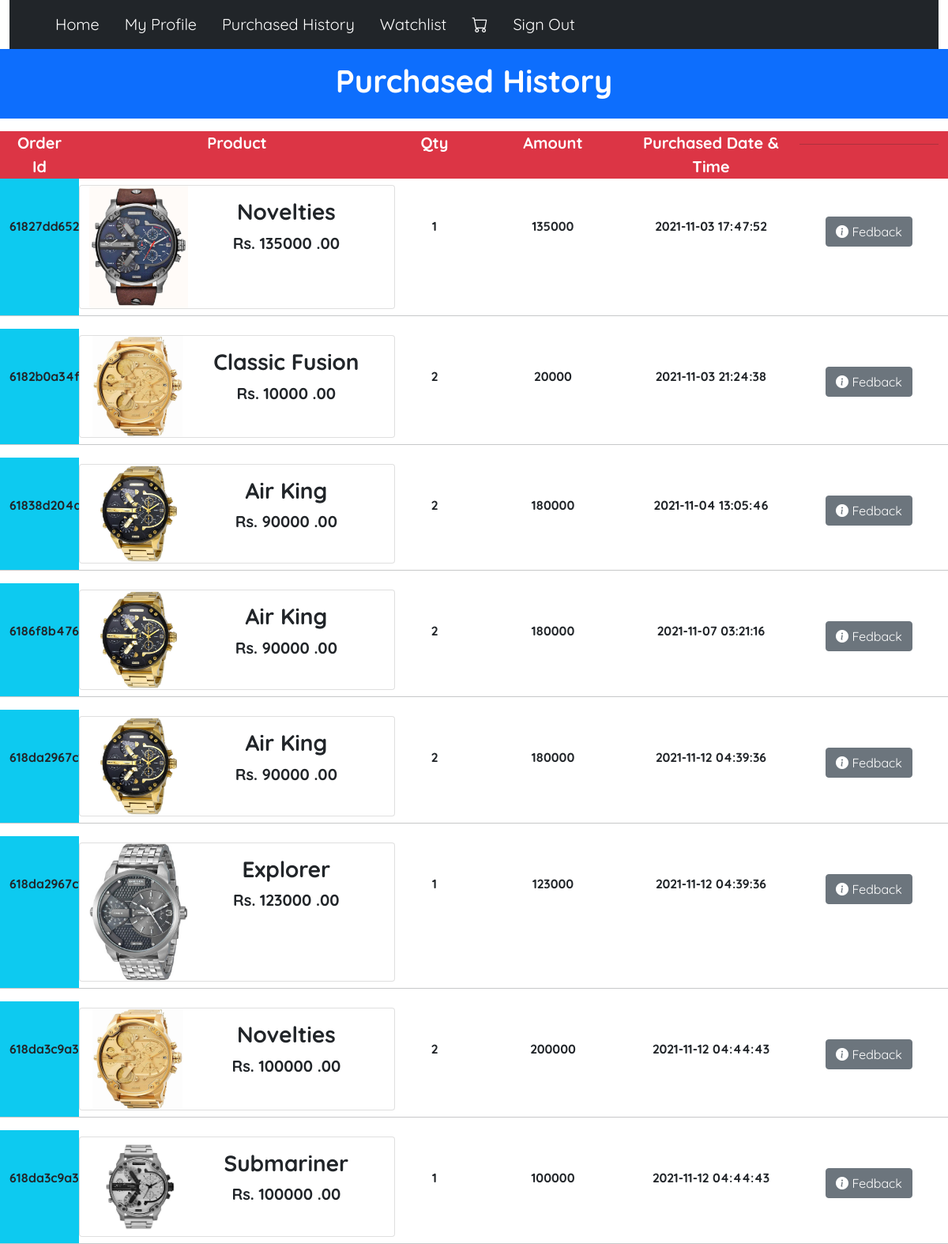
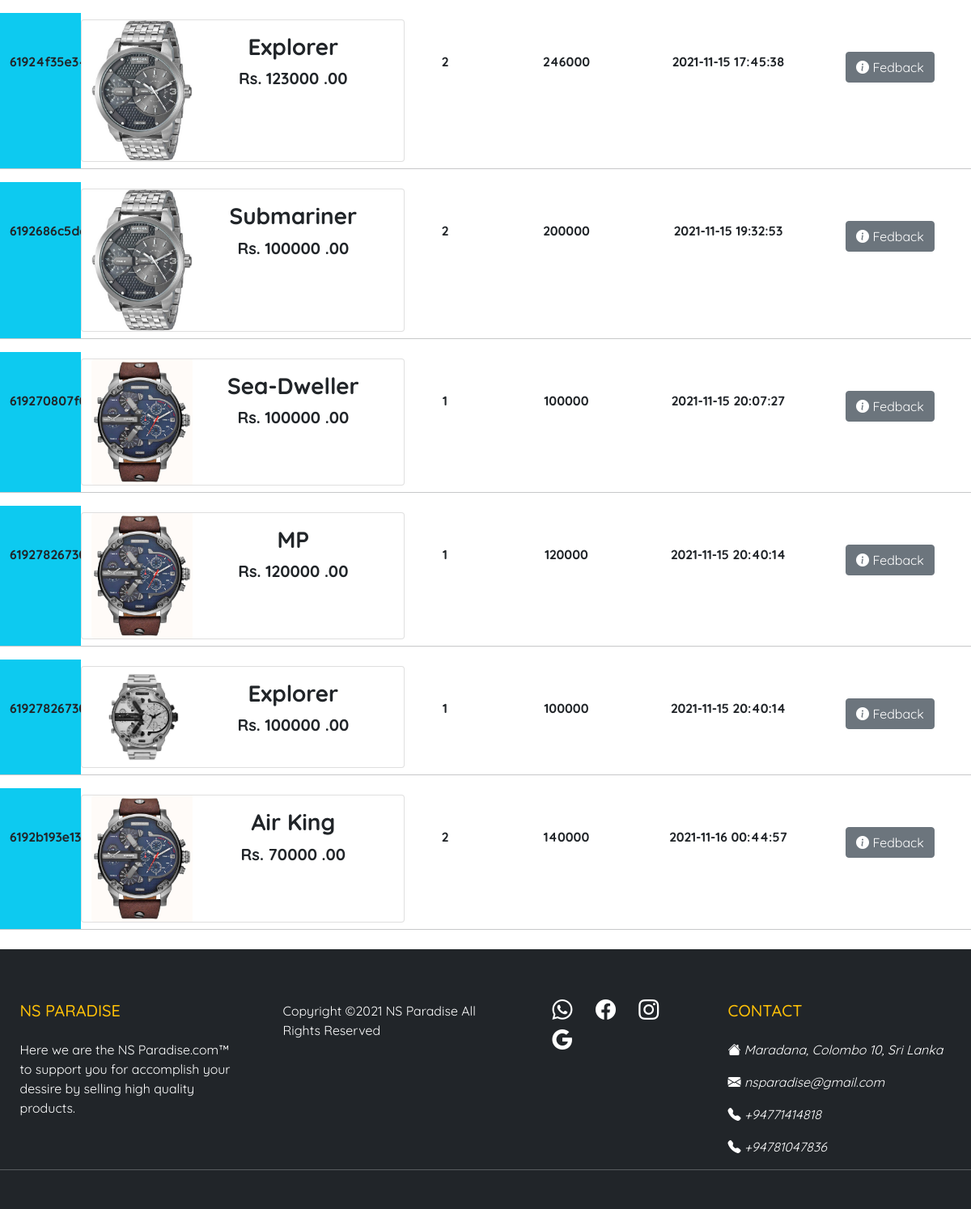
The page /PurchasedHistory.php (signed in) on the database its author committed (2 pictures, top to bottom).
### tables this page shows
CREATE TABLE `product` (
  `id` int(11) NOT NULL,
  `brand_id` int(11) NOT NULL,
  `title` varchar(45) DEFAULT NULL,
  `price` double DEFAULT NULL,
  `qty` int(11) DEFAULT NULL,
  `crown_id` int(11) NOT NULL,
  `shape_id` int(11) NOT NULL,
  `case_color` int(11) NOT NULL,
  `dial_color` int(11) NOT NULL,
  `bracelet_id` int(11) NOT NULL,
  `bracelet_color` int(11) NOT NULL,
  `gender_id` int(11) NOT NULL,
  `date_display_id` int(11) NOT NULL,
  `description` text DEFAULT NULL,
  `img` varchar(200) DEFAULT NULL,
  `admin_email` varchar(100) NOT NULL,
  `datetime_added` datetime DEFAULT NULL,
  `status_id` int(11) NOT NULL
);

CREATE TABLE `invoice` (
  `id` int(11) NOT NULL,
  `order_id` varchar(20) DEFAULT NULL,
  `datetime` datetime DEFAULT NULL,
  `qty` int(11) DEFAULT NULL,
  `total` double DEFAULT NULL,
  `customer_email` varchar(100) NOT NULL,
  `product_id` int(11) NOT NULL
);

### connection.php (called while the page is built, shortened)
<?php
class Database{
    public static $connection;
    public static function setUpconnection(){
        if(!isset(Database::$connection)){
            Database::$connection = new mysqli("localhost","id18074452_root","W[Gb*C16}*OuCcQl","id18074452_nsparadise","3306");
        }
    }
    public static function search($q){
        $resultset = Database::$connection->query($q);
        return $resultset;
    }
}
?>

### PurchasedHistory.php (the view, shortened to what this page needs)
<?php
require "connection.php";
if (isset($_SESSION["user"])) {
    $email = $_SESSION["user"]["email"];
    $invoicers = Database::search("SELECT * FROM `invoice` WHERE `customer_email` = '" . $email . "'");
    $invoicenum = $invoicers->num_rows;
?>
    <!DOCTYPE html>
    <html>
    <head>
        <?php require "link.php"; ?>
    </head>
    <body>
        <div class="container-fluid">
            <div class="row">
                <?php require "header.php"; ?>
                <div class="col-12">
                    <div class="row bg-primary">
                        <div class="col-12 py-3">
                            <h1 class="fs-1 fw-bolder text-center text-white">Purchased History</h1>
                        </div>
                    </div>
                </div>
                <?php
                if ($invoicenum == 0) {
                ?>
                    <div class="col-12">
                        <div class="row">
                            <div class="col-12" style="margin-top: 250px; margin-bottom: 250px;">
                                <h1 class="text-center text-secondary fs-1 fw-bolder">You Have Not Purchased any Items Yet...</h1>
                            </div>
                        </div>
                    </div>
                <?php
                } else {
                ?>
                    <div class="col-12">
                        <div class="row mt-3">
                            <div class="col-12 d-none d-lg-block">
                                <div class="row bg-danger">
                                    <div class="col-1 text-center">
                                        <span class="fw-bold fs-5 text-white">Order Id</span>
                                    </div>
                                    <div class="col-4 text-center">
                                        <span class="fw-bold fs-5 text-white">Product</span>
                                    </div>
                                    <div class="col-1 text-center">
                                        <span class="fw-bold fs-5 text-white">Qty</span>
                                    </div>
                                    <div class="col-2 text-center">
                                        <span class="fw-bold fs-5 text-white">Amount</span>
                                    </div>
                                    <div class="col-2 text-center">
                                        <span class="fw-bold fs-5 text-white">Purchased Date & Time</span>
                                    </div>
                                    <div class="col-2">
                                        <hr />
                                    </div>
                                </div>
                            </div>
                            <?php
                            for ($i = 0; $i < $invoicenum; $i++) {
                                $invoice = $invoicers->fetch_assoc();
                            ?>
                                <div class="col-12">
                                    <div class="row">
                                        <div class="col-12 col-lg-1 text-center bg-info pt-5">
                                            <span class="fw-bold mt-5"><?php echo $invoice["order_id"]; ?></span>
                                        </div>
                                        <?php
                                        $productrs = Database::search("SELECT * FROM `product` WHERE `id` = '" . $invoice["product_id"] . "'");
                                        $product = $productrs->fetch_assoc();
                                        ?>
                                        <div class="card col-12 col-lg-4 my-2 text-center">
                                            <div class="row g-0">
                                                <div class="col-md-4">
                                                    <img src="<?php echo $product["img"]; ?>" class="img-fluid rounded-start" />
                                                </div>
                                                <div class="col-md-8">
                                                    <div class="card-body">
                                                        <h5 class="card-title fw-bold fs-3"><?php echo $product["title"]; ?></h5>
                                                        <span class="text-center fs-5 fw-bold">Rs. <?php echo $product["price"]; ?> .00</span>
                                                    </div>
                                                </div>
                                            </div>
                                        </div>
                                        <div class="col-12 col-lg-1 text-center mt-5">
                                            <span class="fw-bold"><?php echo $invoice["qty"]; ?></span>
                                        </div>
                                        <div class="col-12 col-lg-2 text-center mt-5">
                                            <span class="fw-bold"><?php echo $invoice["total"]; ?></span>
                                        </div>
                                        <div class="col-12 col-lg-2 text-center mt-5">
                                            <span class="fw-bold"><?php echo $invoice["datetime"]; ?></span>
                                        </div>
                                        <div class="col-12 col-lg-2 text-center my-5">
                                            <button class="btn btn-secondary" onclick="OpenFeedbackModal(<?php echo $product['id']; ?>)" ;><i class="bi bi-info-circle-fill"></i> Fedback</button>
                                        </div>
                                        <hr />
                                    </div>
                                </div>
                            <?php
                            }
                            ?>
                        </div>
                    </div>
                <?php
                }
                ?>
                <?php require "footer.php"; ?>
            </div>
        </div>
    </body>
    </html>
<?php
} else {
?>
    <script>
        window.location = "index.php";
    </script>
<?php
}
?>

### style.css (style rules this page uses)
* { font-family: "Quicksand"; }

### rows shown on the page
product: invoice.order_id "61827dd652ed1", img (picture), title "Novelties", price "135000", invoice.qty "1", invoice.total "135000", invoice.datetime "2021-11-03 17:47:52"
product: invoice.order_id "6182b0a34fdb3", img (picture), title "Classic Fusion", price "10000", invoice.qty "2", invoice.total "20000", invoice.datetime "2021-11-03 21:24:38"
product: invoice.order_id "61838d204debe", img (picture), title "Air King", price "90000", invoice.qty "2", invoice.total "180000", invoice.datetime "2021-11-04 13:05:46", invoice.order_id "6186f8b47668d", invoice.datetime "2021-11-07 03:21:16", invoice.order_id "618da2967c1c7", invoice.datetime "2021-11-12 04:39:36"
product: invoice.order_id "618da2967c1c7", img (picture), title "Explorer", price "123000", invoice.qty "1", invoice.total "123000", invoice.datetime "2021-11-12 04:39:36", invoice.order_id "61924f35e3460", invoice.qty "2", invoice.total "246000", invoice.datetime "2021-11-15 17:45:38"
product: invoice.order_id "618da3c9a3304", img (picture), title "Novelties", price "100000", invoice.qty "2", invoice.total "200000", invoice.datetime "2021-11-12 04:44:43"
product: invoice.order_id "618da3c9a3304", img (picture), title "Submariner", price "100000", invoice.qty "1", invoice.total "100000", invoice.datetime "2021-11-12 04:44:43"
product: invoice.order_id "6192686c5dc20", img (picture), title "Submariner", price "100000", invoice.qty "2", invoice.total "200000", invoice.datetime "2021-11-15 19:32:53"
product: invoice.order_id "619270807f0ec", img (picture), title "Sea-Dweller", price "100000", invoice.qty "1", invoice.total "100000", invoice.datetime "2021-11-15 20:07:27"
product: invoice.order_id "6192782673019", img (picture), title "MP", price "120000", invoice.qty "1", invoice.total "120000", invoice.datetime "2021-11-15 20:40:14"
product: invoice.order_id "6192782673019", img (picture), title "Explorer", price "100000", invoice.qty "1", invoice.total "100000", invoice.datetime "2021-11-15 20:40:14"
product: invoice.order_id "6192b193e133b", img (picture), title "Air King", price "70000", invoice.qty "2", invoice.total "140000", invoice.datetime "2021-11-16 00:44:57"
